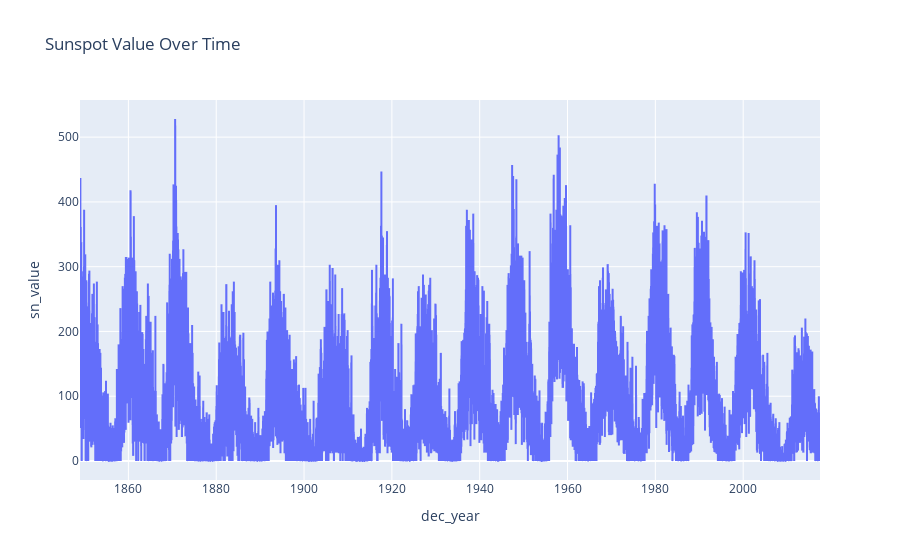

Here is the notebook cell this chart was saved with:
### Code cell
fig = px.line(df, x='dec_year', y='sn_value', title='Sunspot Value Over Time')
fig.show()

### Figure 1 — Plotly figure (JSON) as saved in the notebook; plotly's stock layout.template omitted (floating-point values rounded to 4 significant figures; data arrays with more than 128 entries replaced by an {"elided": "..."} marker saying what was removed)
{"data": [{"hovertemplate": "dec_year=%{x}<br>sn_value=%{y}<extra></extra>", "legendgroup": "", "line": {"color": "#636efa", "dash": "solid"}, "marker": {"symbol": "circle"}, "mode": "lines", "name": "", "showlegend": false, "type": "scattergl", "x": {"elided": "61551 float values"}, "xaxis": "x", "y": {"elided": "61551 float values"}, "yaxis": "y"}], "layout": {"legend": {"tracegroupgap": 0}, "title": {"text": "Sunspot Value Over Time"}, "xaxis": {"anchor": "y", "domain": [0, 1], "title": {"text": "dec_year"}}, "yaxis": {"anchor": "x", "domain": [0, 1], "title": {"text": "sn_value"}}}}
